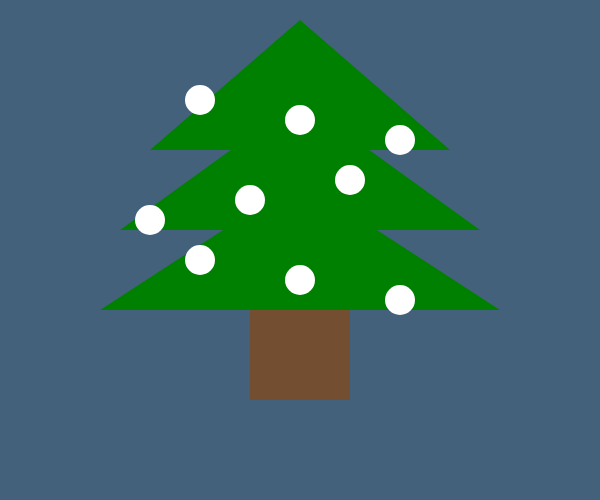
Frame 1 (no input)
Frame 60 (no input): identical to frame 1, image omitted
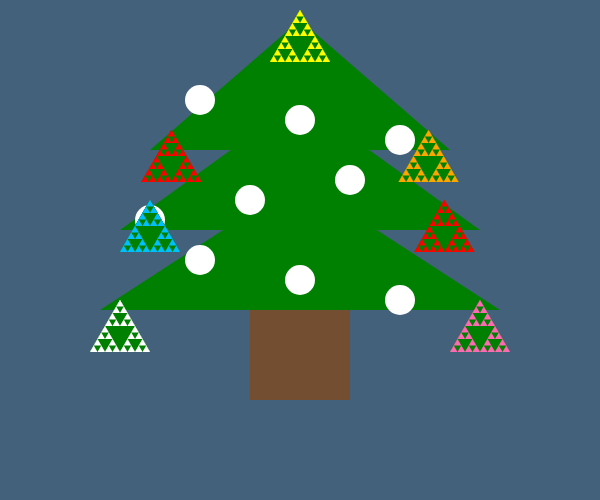
Frame 120 (the mouse pressed at the canvas centre since frame 60)

The p5.js sketch that drew these frames (run headless with seeded random() and noise() and a simulated clock; from frame 60 on, the mouse is pressed at the canvas centre):

// p5.js sketch
// ── sketch.js
var Triangles = [];

function setup() {
  createCanvas(600, 500);
  noStroke();
}

function draw() {
  background(color("#44617B"));
  //ツリー
  fill(color("#734e30"));
  rect(width/2-50, 300, 100, 100);
  fill(color("#008000"));
  triangle(width/4, 150, width/2, 20, width-width/4, 150);
  triangle(width/5, 230, width/2, 100, width-width/5, 230);
  triangle(width/6, 310, width/2, 180, width-width/6, 310);

  fill(255);
  ellipse(200, 100, 30, 30);
  ellipse(300, 120, 30, 30);
  ellipse(400, 140, 30, 30);
  ellipse(350, 180, 30, 30);
  ellipse(250, 200, 30, 30);
  ellipse(150, 220, 30, 30);
  ellipse(200, 260, 30, 30);
  ellipse(300, 280, 30, 30);
  ellipse(400, 300, 30, 30);

  var r = random(2,6)


  if (mouseIsPressed) {
    Triangles.push(new drawTriangle(width/2, 10, 60, r,"#ffff00"));
    Triangles.push(new drawTriangle(width/3.5, 130, 60, r,"#ff0000"));
    Triangles.push(new drawTriangle(width/4, 200, 60, r,"#00bfff"));
    Triangles.push(new drawTriangle(width/5, 300, 60, r,"#ffffff"));
    Triangles.push(new drawTriangle(width/1.4, 130, 60, r,"#ffa500"));
    Triangles.push(new drawTriangle(width/1.35, 200, 60, r,"#ff0000"));
    Triangles.push(new drawTriangle(width/1.25, 300, 60, r,"#ff69b4"));
  }

}

function drawTriangle(x, y, length, level,in_color) {
  fill(color(in_color));
  triangle(x, y, x+length*sin(PI/6), y+length*cos(PI/6), x-length*sin(PI/6), y+length*cos(PI/6));
  if (level > 0) {
    fill(color("#008000"));
    triangle(x, y, x+length*sin(PI/6), y+length*cos(PI/6), x-length*sin(PI/6), y+length*cos(PI/6));
    length /= 2;
    drawTriangle(x, y, length, level-1,in_color);
    drawTriangle(x+length*sin(PI/6), y+length*cos(PI/6), length, level-1,in_color);
    drawTriangle(x-length*sin(PI/6), y+length*cos(PI/6), length, level-1,in_color);
  }

}
